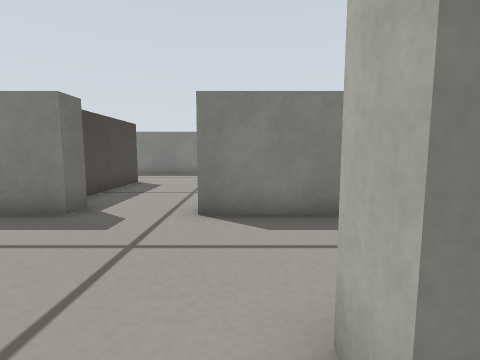
[1] (above)

21 first-person views from a walk through a Gazebo world. The camera is 0.26 m above the floor, tilts 6° down and sees 85° across. The floor is counted in squares, 0.2 m on a side. Each view is taken from the middle of a square. On the plan, view 1 faces up. The plan holds only what a view shows up to about 12 squares ahead; the rest is blank.

[2]
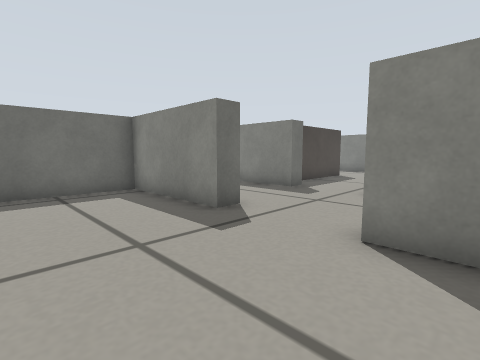

[3]
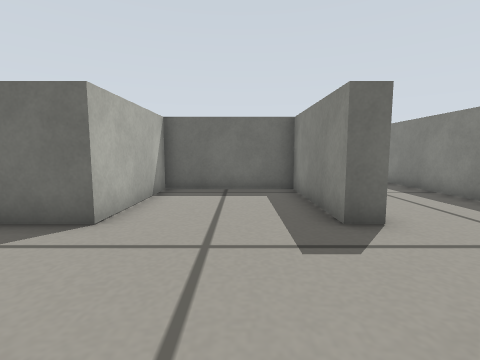

[4]
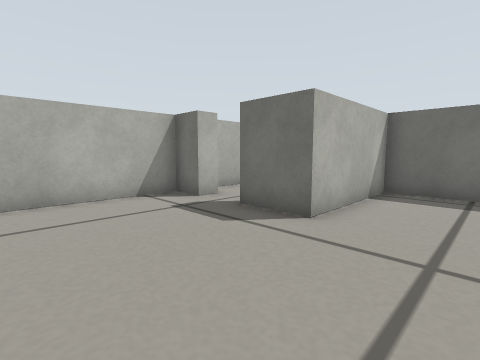

[5]
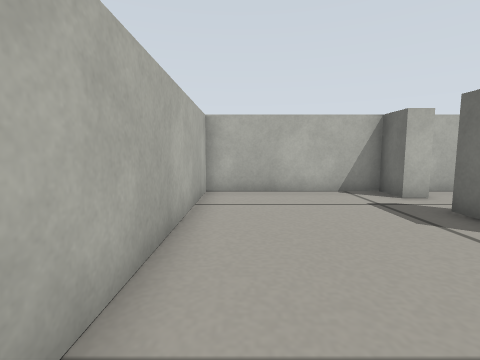

[6]
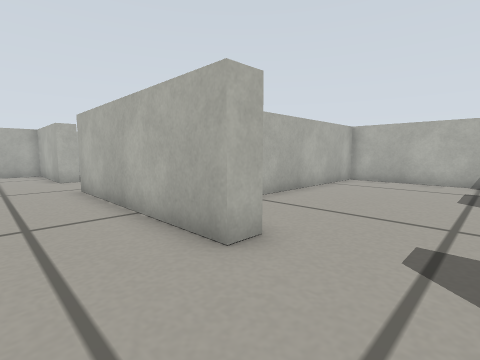

[7]
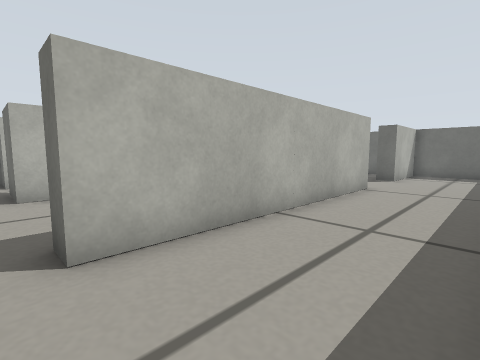

[8]
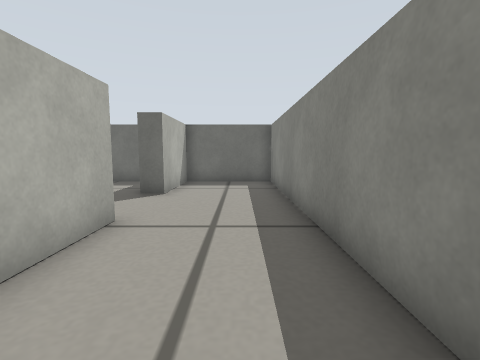

[9]
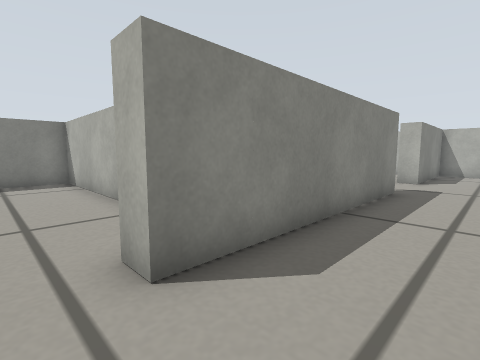

[10]
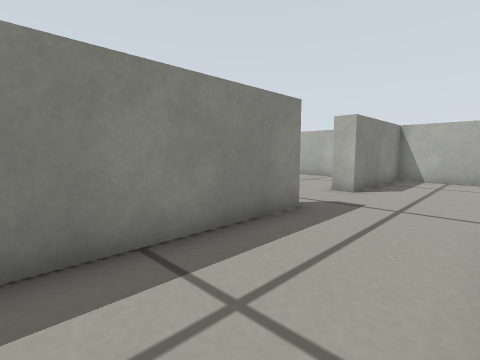

[11]
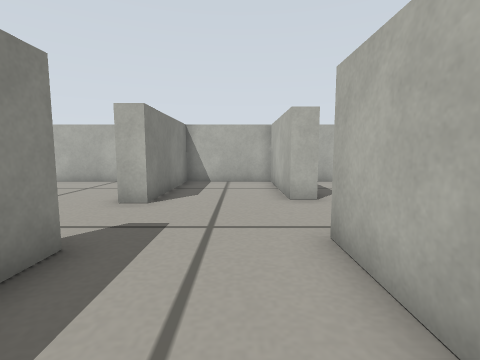

[12]
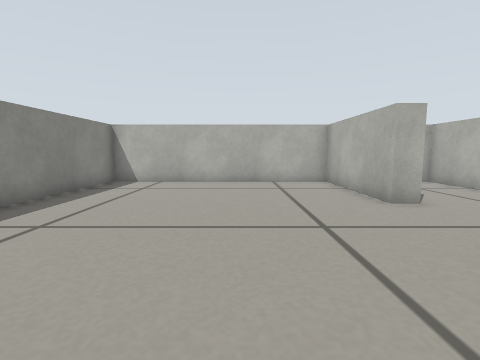

[13]
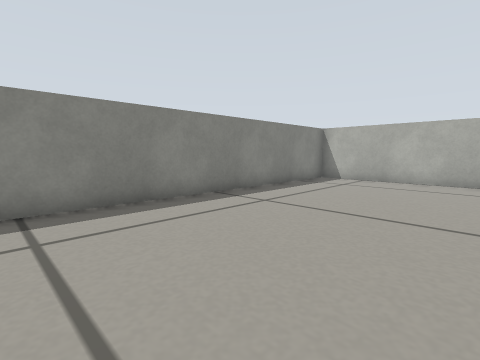

[14]
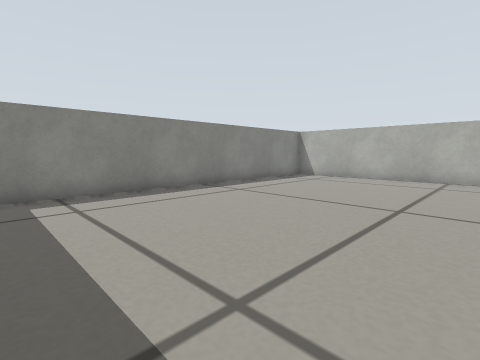

[15]
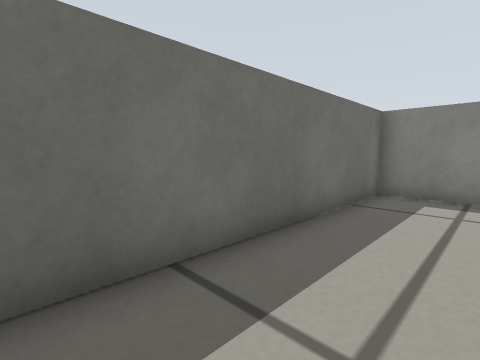

[16]
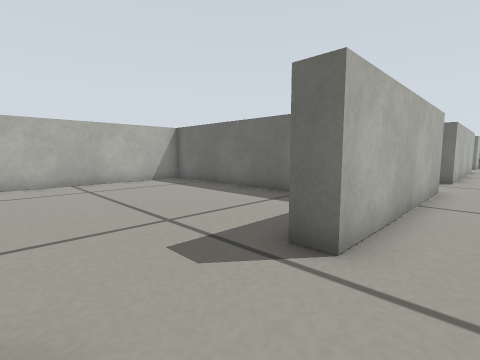

[17]
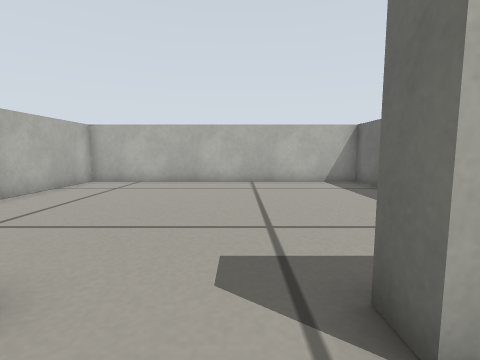

[18]
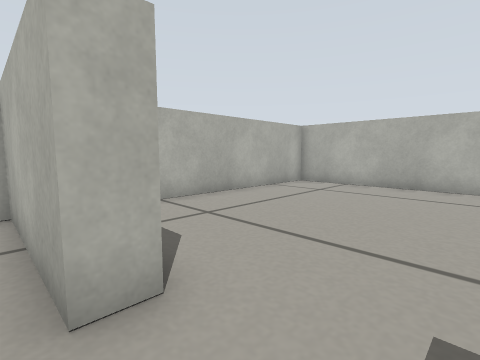

[19]
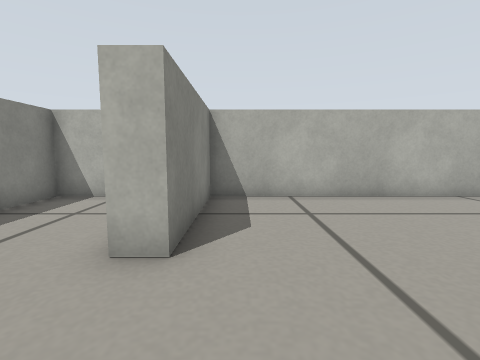

[20]
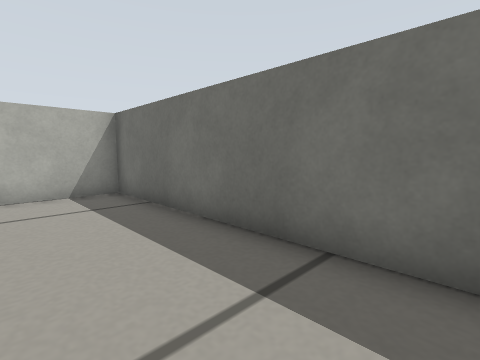

[21]
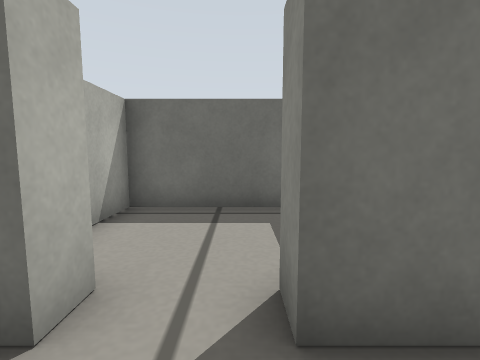

### Floor plan
Points are (right, up) in squares from view 1. A wall is a line through its corners. A room is listed if a view was taken in it or the views show most of it. See-through windows are left out.
Room 1 (views 1, 2, 3, 4, 5)
walls: (-2.6, 1.6) (-2.6, 0.9) (-7.1, 0.9) (-7.1, -3.6) (-2.6, -3.6); (2, 0.9) (0.6, 0.9) (0.6, 1.6); (3.1, -3.6) (3.1, -1.1)
ways out: opening at (-1, 1) to room 2; opening at (0, -4.5) to room 5
Room 2 (views 6, 7, 8, 9, 10, 11, 16, 17, 18)
walls: (0.6, 1.6) (7.9, 1.6); (-3.6, 6.2) (-3.6, 5.4) (-18.6, 5.4) (-18.6, 1.6) (-15.1, 1.6); (7.5, 5.4) (-0.9, 5.4) (-0.9, 6.1); (-12, 1.6) (-2.6, 1.6); (11.1, 1.6) (15.6, 1.6) (15.6, 5.4) (10.6, 5.4) (10.6, 6.1)
ways out: opening at (-1, 1) to room 1; opening at (9, 6) to room 3; opening at (9.5, 1) to room 4; opening at (-13.5, 1); opening at (-2, 6)
Room 3 (views 12, 13, 14, 15)
walls: (10.6, 6.1) (15.6, 6.1) (15.6, 15.6) (1.4, 15.6) (1.4, 7)
ways out: opening at (9, 6) to room 2
Room 4 (views 19, 20)
walls: (7.9, 1.6) (7.9, 0.9); (3.9, 0) (3.9, -8.6) (15.6, -8.6) (15.6, 0.9) (11.1, 0.9) (11.1, 1.6)
ways out: opening at (9.5, 1) to room 2
Room 5 (view 21)
walls: (-2.6, -3.6) (-2.6, -5.6) (-3.4, -5.6); (-3.5, -7.4) (-2.6, -7.4) (-2.6, -8.6) (3.1, -8.6) (3.1, -3.6)
ways out: opening at (0, -4.5) to room 1; opening at (-3, -6.5) to room 6
Room 6 (no view inside)
walls: (-7.1, -5) (-7.1, -8.6) (-4.2, -8.6)
ways out: opening at (-3, -6.5) to room 5

Positions as (right, up) in squares from view 1, and headings:
1: (0, 0), facing up
2: (2, -3), facing up-left
3: (2, -1), facing left
4: (2, -1), facing down-left
5: (2, 0), facing down
6: (-2, 4), facing down-right
7: (-2, 5), facing down-left
8: (-7, 4), facing left
9: (-2, 3), facing up-right
10: (2, 2), facing up-right
11: (4, 3), facing right
12: (4, 10), facing right
13: (3, 9), facing up-right
14: (2, 7), facing up-right
15: (4, 7), facing up-left
16: (11, 3), facing down-left
17: (9, 3), facing down
18: (9, 2), facing down-right
19: (8, 0), facing right
20: (7, 0), facing down-left
21: (-1, -6), facing left
